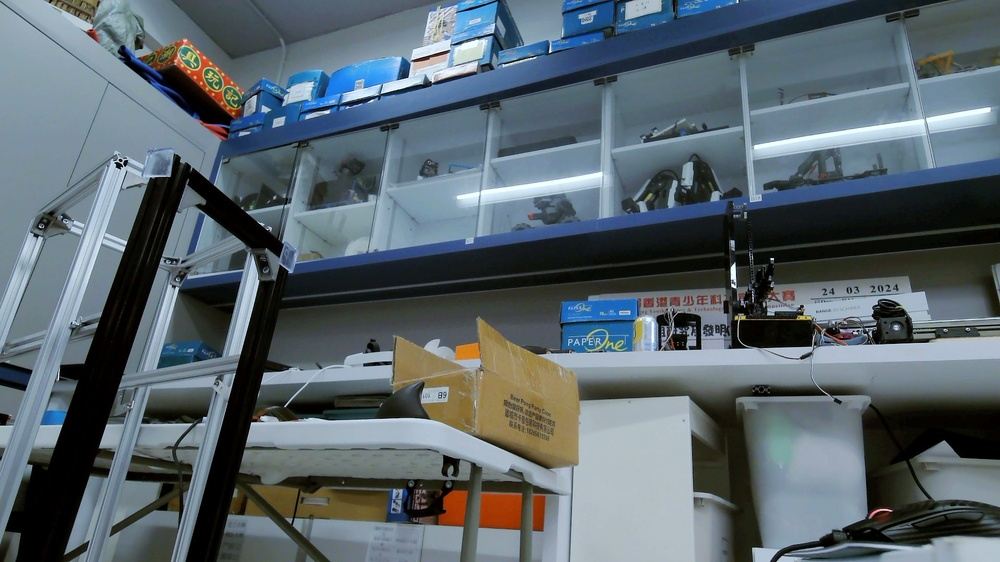
#> input picture test/dataset/backgorund/captured_1746079330.1285791.jpg, 1000 x 562 px, shrunk from 1920 x 1080 before the run
$ python -i motion.py   (imports and definitions only)
#> lines starting #> are read from the running program, lines starting #| are printed output that depends on the picture; after the words box and inside, x2 and y2 are one past the last pixel; in counts of white or black regions, pixels touching at a corner belong together
#> further down, picture is the input picture: shape (562, 1000, 3); mean B, G, R 108.3, 101.1, 88.9
import cv2
import numpy as np

def merge_rectangles(rects, merge_threshold=50):
    """
    Merges overlapping or nearby rectangles.

    Parameters:
        rects (list of tuples): List of rectangles, each defined by (x, y, w, h).
        merge_threshold (int): Distance threshold to merge nearby rectangles.

    Returns:
        merged_rects (list of tuples): List of merged rectangles as (x, y, w, h).
    """
    if not rects:
        return []

    rects = np.array(rects)
    merged = []
    while len(rects) > 0:
        # Take the first rectangle and compare with others
        current = rects[0]
        rest = rects[1:]

        # Compute the center of the current rectangle
        current_center = np.array([current[0] + current[2]/2, current[1] + current[3]/2])

        to_merge = []
        indices_to_keep = []
        for i, rect in enumerate(rest):
            rect_center = np.array([rect[0] + rect[2]/2, rect[1] + rect[3]/2])
            distance = np.linalg.norm(current_center - rect_center)
            if distance < merge_threshold:
                to_merge.append(rect)
            else:
                indices_to_keep.append(i)

        # Merge current rectangle with the ones in to_merge
        if to_merge:
            all_rects = np.vstack([current, to_merge])
        else:
            all_rects = current.reshape(1, 4)

        # Compute the bounding rectangle for all merged rectangles
        x_min = np.min(all_rects[:, 0])
        y_min = np.min(all_rects[:, 1])
        x_max = np.max(all_rects[:, 0] + all_rects[:, 2])
        y_max = np.max(all_rects[:, 1] + all_rects[:, 3])
        merged_rect = (int(x_min), int(y_min), int(x_max - x_min), int(y_max - y_min))
        merged.append(merged_rect)

        # Update the rects array
        rects = rest[indices_to_keep]

    return merged

def find_motion(image):
    """
    Detects motion in the given image and returns bounding boxes around moving objects.

    Parameters:
        image (numpy.ndarray): The input image/frame in BGR format.

    Returns:
        List of tuples: Each tuple contains (x1, y1, x2, y2) coordinates of the bounding box.
    """
    # Initialize background subtractor and kernel as function attributes
    if not hasattr(find_motion, "bg_subtractor"):
        find_motion.bg_subtractor = cv2.createBackgroundSubtractorMOG2(history=200, varThreshold=18)

    if not hasattr(find_motion, "kernel"):
        find_motion.kernel = np.ones((7, 7), np.uint8)

    # Define thresholds
    MIN_CONTOUR_AREA = 500
    MIN_RECT_WIDTH = 50
    MIN_RECT_HEIGHT = 50
    MERGE_THRESHOLD = 70  # Adjust based on your use case

    # Convert frame to grayscale
    gray = cv2.cvtColor(image, cv2.COLOR_BGR2GRAY)
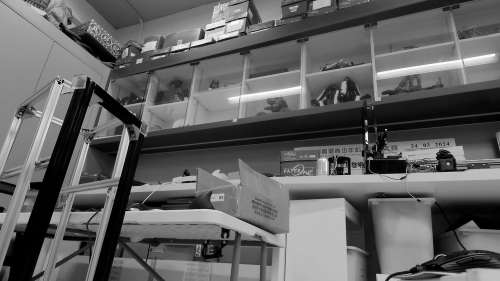
#> gray: shape (562, 1000) (shown at 1/2 size); min 0, max 253, mean 98.3

    # Apply Gaussian Blur
    gray_blur = cv2.GaussianBlur(gray, (7, 7), 3)
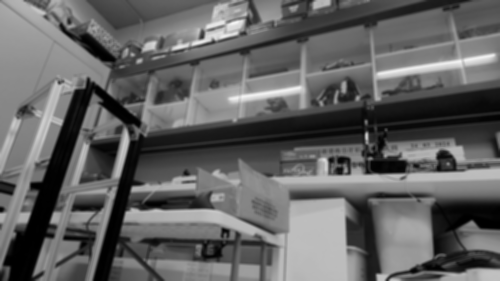
#> gray_blur: shape (562, 1000) (shown at 1/2 size); min 0, max 246, mean 98.3

    # Apply background subtraction
    fg_mask = find_motion.bg_subtractor.apply(gray_blur)
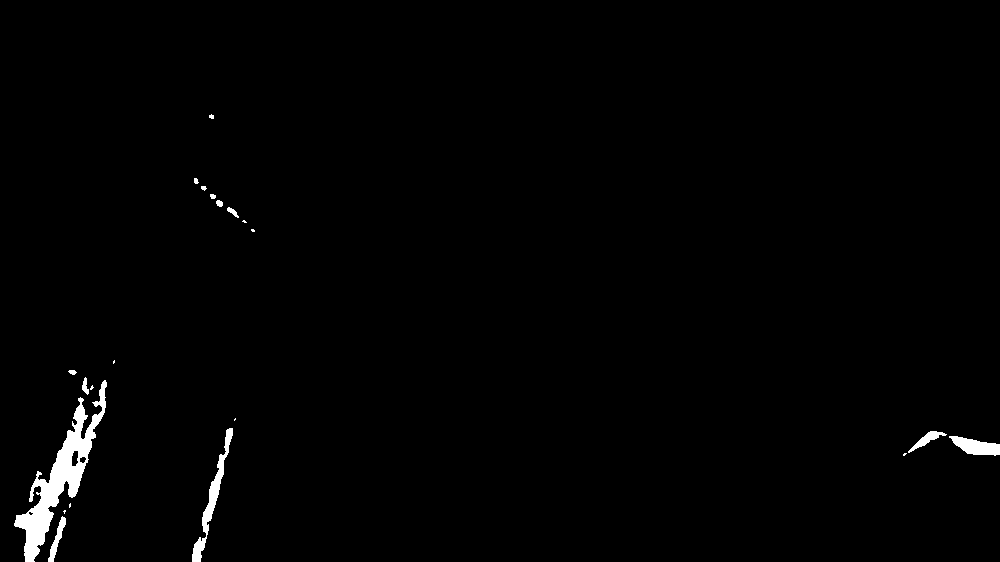
#> fg_mask: shape (562, 1000); values 127 (black) and 255 (white), 1.2% white; 21 white regions (9 under 20 px), largest, box (x1, y1, x2, y2) and area: (14, 380, 107, 562) 4063, (192, 428, 233, 562) 987, (949, 436, 1000, 456) 604

    # Morphological operations
    eroded = cv2.erode(fg_mask, find_motion.kernel, iterations=1)
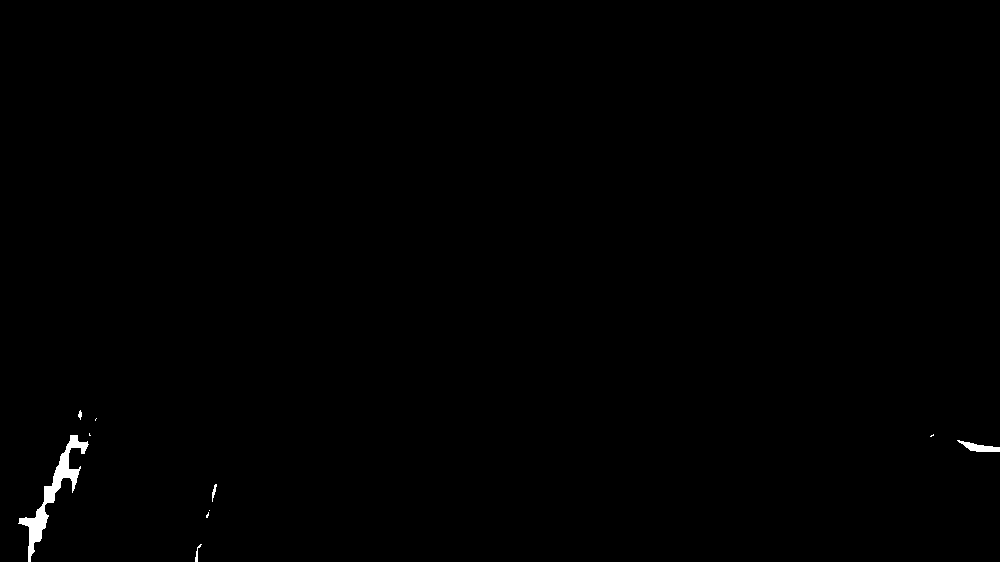
#> eroded: shape (562, 1000); values 127 (black) and 255 (white), 0.35% white; 10 white regions (5 under 20 px), largest, box (x1, y1, x2, y2) and area: (18, 435, 89, 562) 1610, (957, 440, 1000, 452) 246, (212, 484, 217, 502) 40, (195, 544, 202, 562) 40, (78, 410, 82, 420) 25
    eroded_blur = cv2.GaussianBlur(eroded, (5, 5), 3)
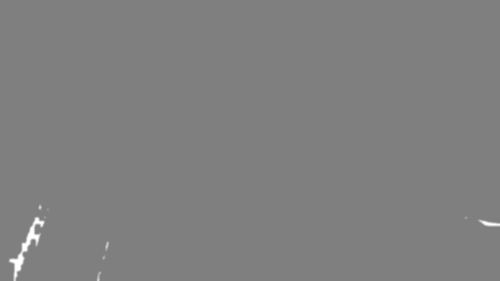
#> eroded_blur: shape (562, 1000) (shown at 1/2 size); min 127, max 255, mean 127.5
    dilated = cv2.dilate(eroded_blur, find_motion.kernel, iterations=15)
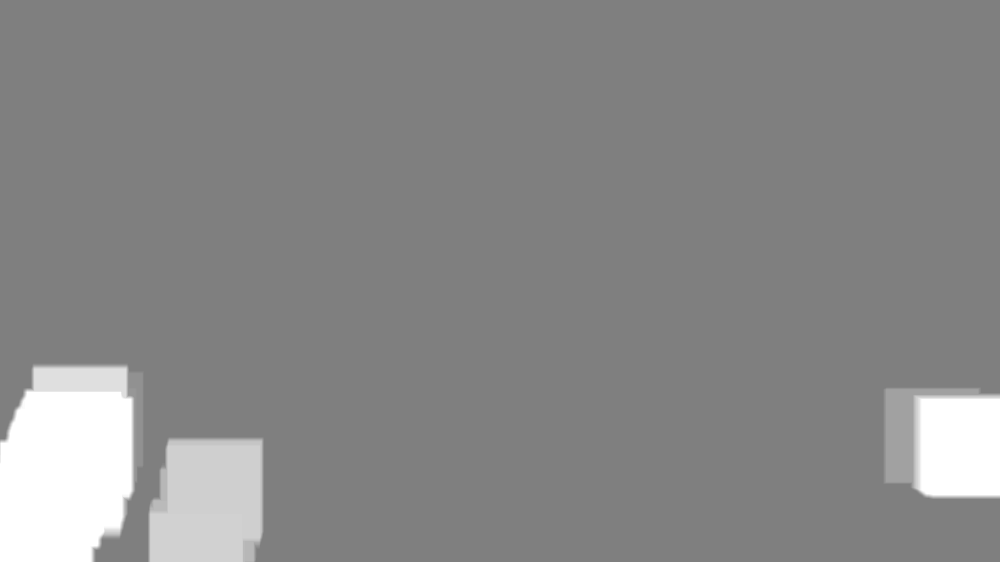
#> dilated: shape (562, 1000); min 127, max 255, mean 136

    # Threshold to get binary image
    _, filtered = cv2.threshold(dilated, 50, 255, cv2.THRESH_BINARY)
#> filtered: shape (562, 1000); every value is 255

    # Find contours in the filtered image
    contours, _ = cv2.findContours(filtered, cv2.RETR_EXTERNAL, cv2.CHAIN_APPROX_SIMPLE)
#> contours = [[[0, 0], [0, 561], [999, 561], [999, 0]]]

    # List to hold bounding rectangles
    bounding_rects = []

    # Iterate over contours and collect bounding rectangles
    for contour in contours:
        if cv2.contourArea(contour) < MIN_CONTOUR_AREA:
            continue  # Skip small contours that may be noise

        # Get bounding rectangle coordinates
        x, y, w, h = cv2.boundingRect(contour)
        bounding_rects.append((x, y, w, h))
#> this loop made 1 pass
#> (contour, x, y, w, h) on pass 1: ([[0, 0], [0, 561], [999, 561], [999, 0]], 0, 0, 1000, 562)
#> after the loop, bounding_rects = [(0, 0, 1000, 562)]

    # Merge overlapping or nearby rectangles
    merged_rects = merge_rectangles(bounding_rects, merge_threshold=MERGE_THRESHOLD)
#> in merge_rectangles, `rects = np.array(rects)`: rects = [[0, 0, 1000, 562]]
#> the loop in merge_rectangles, `while len(rects) > 0:` made 1 pass
#> (current_center, x_min, y_min, x_max, y_max) on pass 1: ([500, 281], 0, 0, 1000, 562)
#> after the loop in merge_rectangles, `while len(rects) > 0:`: merged = [(0, 0, 1000, 562)]
#> merged_rects = [(0, 0, 1000, 562)]

    # Further filter merged rectangles based on size
    significant_rects = []
    for rect in merged_rects:
        x, y, w, h = rect
        if w >= MIN_RECT_WIDTH and h >= MIN_RECT_HEIGHT:
            significant_rects.append((x, y, x + w, y + h))  # Convert to (x1, y1, x2, y2)
#> this loop made 1 pass
#> after the loop, significant_rects = [(0, 0, 1000, 562)]

    return significant_rects

>>> import cv2
>>> picture = cv2.imread('dataset/backgorund/captured_1746079330.1285791.jpg')
>>> result = find_motion(picture)
#> result = [(0, 0, 1000, 562)]

$ run again, on test/dataset/backgorund/captured_1746079334.7200341.jpg
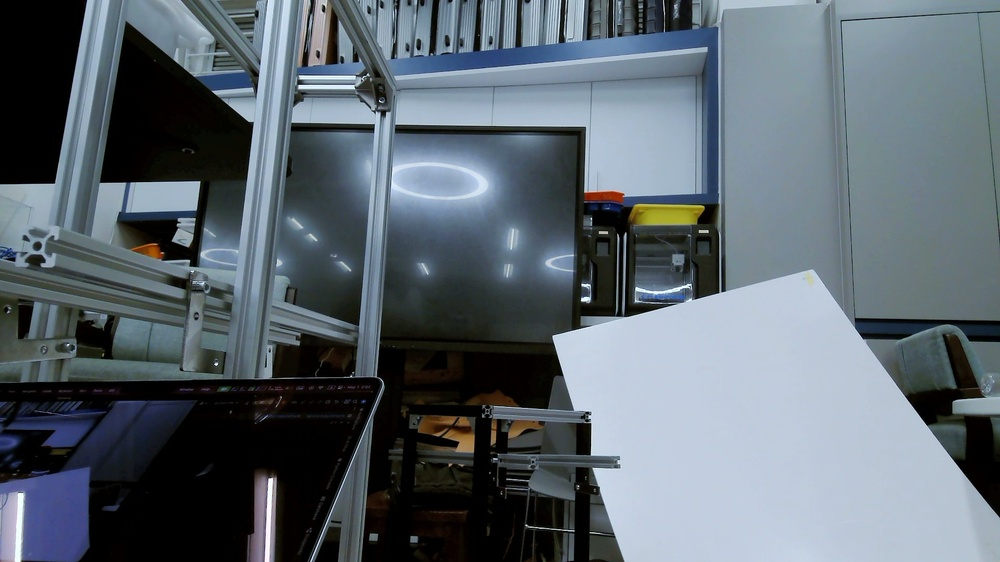
#> input picture test/dataset/backgorund/captured_1746079334.7200341.jpg, 1000 x 562 px, shrunk from 1920 x 1080 before the run
#> picture is the input picture: shape (562, 1000, 3); mean B, G, R 111.2, 102.9, 92.5
#> in find_motion, `fg_mask = find_motion.bg_subtractor.apply(gray_blur)`:
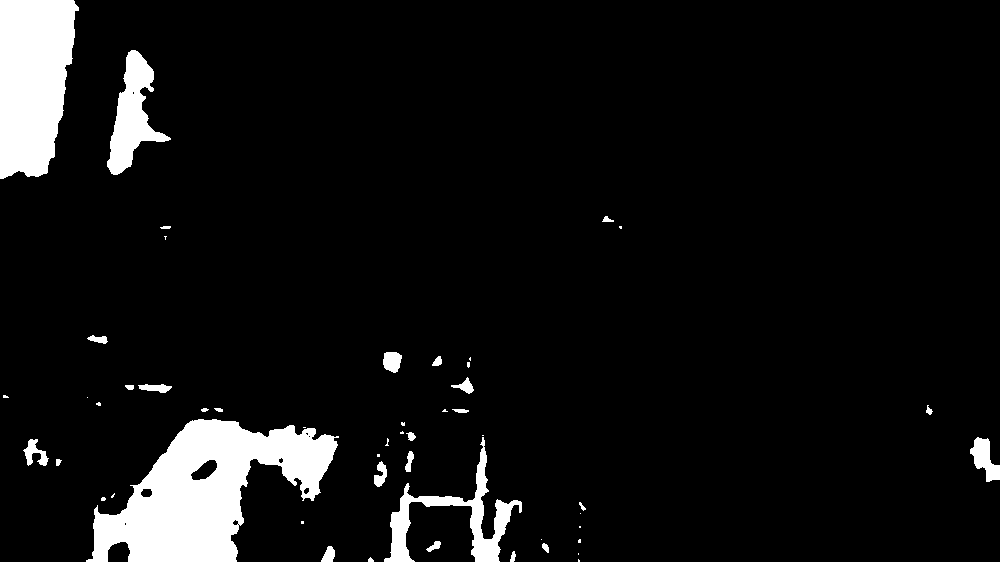
#> fg_mask: shape (562, 1000); values 127 (black) and 255 (white), 7.1% white; 51 white regions (23 under 20 px), largest, box (x1, y1, x2, y2) and area: (86, 419, 339, 562) 18551, (0, 0, 79, 179) 11353, (384, 437, 522, 562) 3671
#> eroded: shape (562, 1000); values 127 (black) and 255 (white), 5.3% white; 19 white regions (7 under 20 px), largest, box (x1, y1, x2, y2) and area: (96, 423, 334, 562) 15103, (0, 0, 73, 176) 10510, (111, 54, 162, 171) 2082
#> in find_motion, `dilated = cv2.dilate(eroded_blur, find_motion.kernel, iterations=15)`:
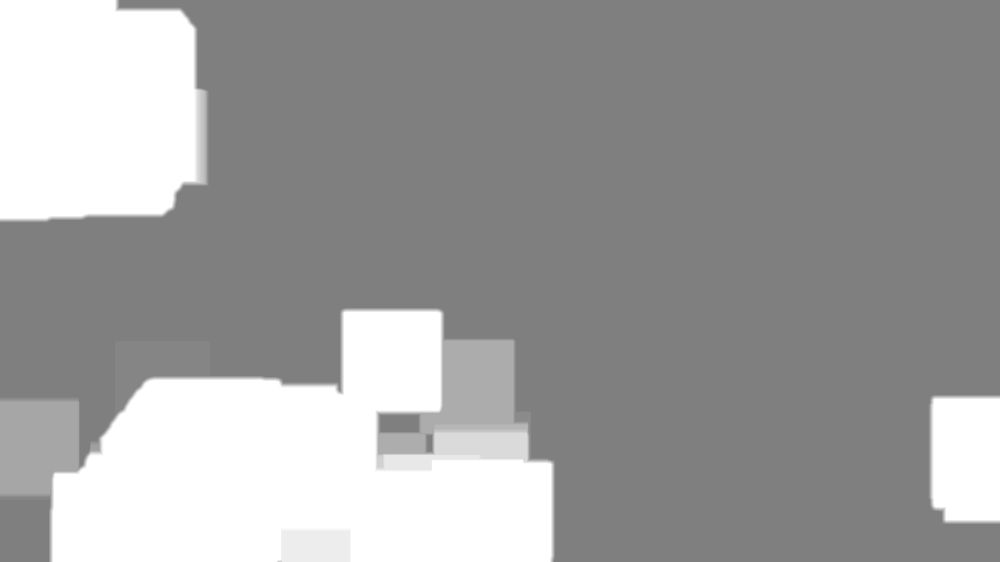
#> dilated: shape (562, 1000); min 127, max 255, mean 158.4
#> filtered: shape (562, 1000); every value is 255
#> contours = [[[0, 0], [0, 561], [999, 561], [999, 0]]]
#> the loop in find_motion, `for contour in contours:` made 1 pass
#> (contour, x, y, w, h) on pass 1: ([[0, 0], [0, 561], [999, 561], [999, 0]], 0, 0, 1000, 562)
#> after the loop in find_motion, `for contour in contours:`: bounding_rects = [(0, 0, 1000, 562)]
#> rects = [[0, 0, 1000, 562]]
#> the loop in merge_rectangles, `while len(rects) > 0:` made 1 pass
#> (current_center, x_min, y_min, x_max, y_max) on pass 1: ([500, 281], 0, 0, 1000, 562)
#> after the loop in merge_rectangles, `while len(rects) > 0:`: merged = [(0, 0, 1000, 562)]
#> the loop in find_motion, `for rect in merged_rects:` made 1 pass

$ run again, on test/dataset/backgorund/captured_1746079340.00278.jpg
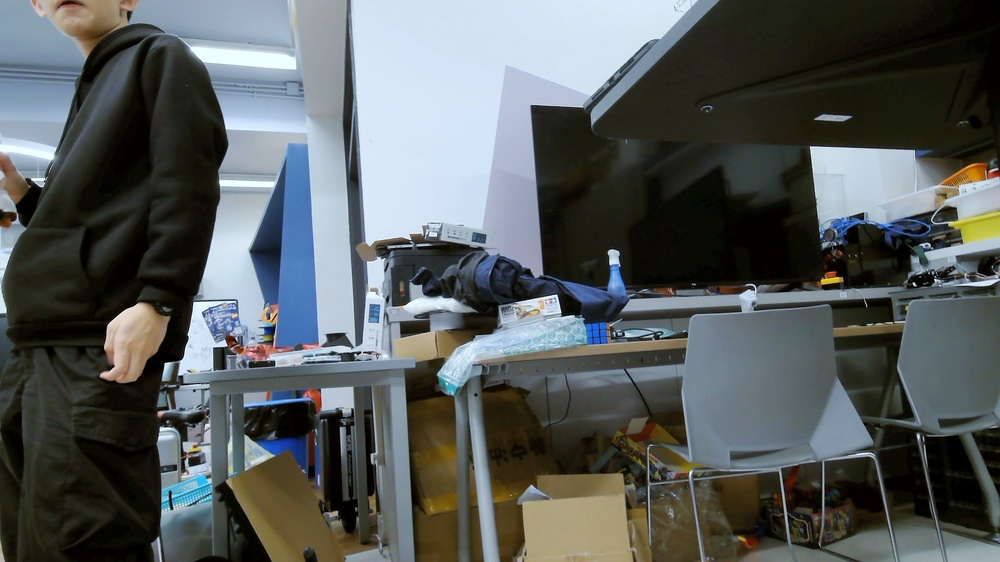
#> input picture test/dataset/backgorund/captured_1746079340.00278.jpg, 1000 x 562 px, shrunk from 1920 x 1080 before the run
#> picture is the input picture: shape (562, 1000, 3); mean B, G, R 92.6, 92.8, 87.9
#> in find_motion, `fg_mask = find_motion.bg_subtractor.apply(gray_blur)`:
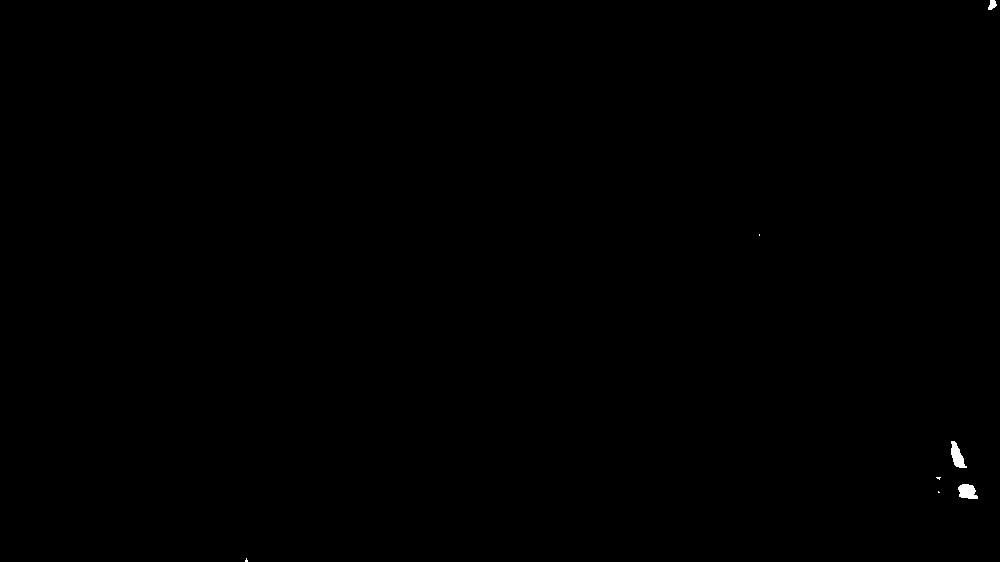
#> fg_mask: shape (562, 1000); values 127 (black) and 255 (white), 0.1% white; 7 white regions (4 under 20 px), largest, box (x1, y1, x2, y2) and area: (951, 441, 967, 468) 237, (958, 484, 978, 499) 228, (988, 0, 997, 10) 61
#> eroded: shape (562, 1000); values 127 (black) and 255 (white), 0.02% white; 2 white regions, box (x1, y1, x2, y2) and area: (963, 487, 971, 495) 55, (954, 451, 961, 464) 31
#> in find_motion, `dilated = cv2.dilate(eroded_blur, find_motion.kernel, iterations=15)`:
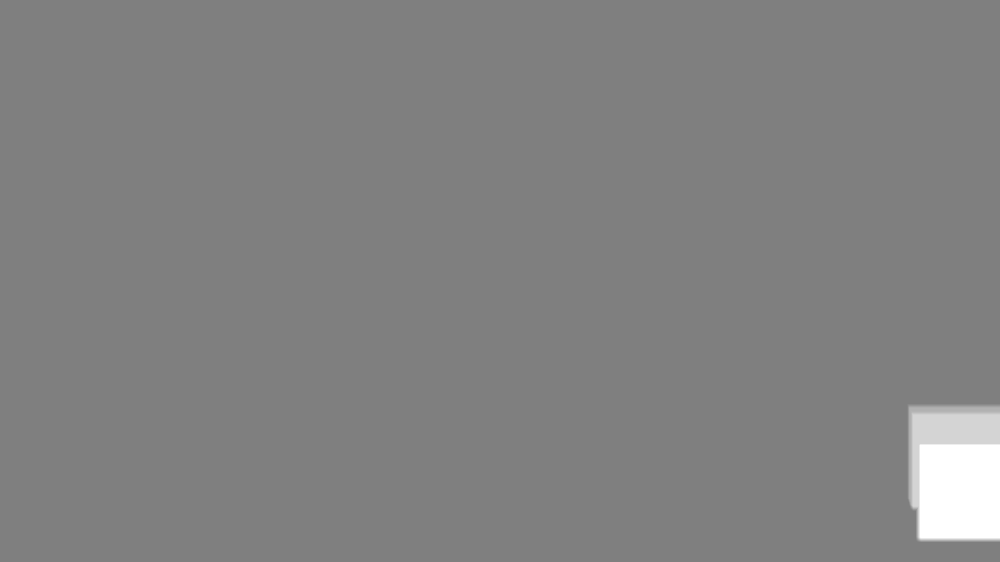
#> dilated: shape (562, 1000); min 127, max 255, mean 129.3
#> filtered: shape (562, 1000); every value is 255
#> contours = [[[0, 0], [0, 561], [999, 561], [999, 0]]]
#> the loop in find_motion, `for contour in contours:` made 1 pass
#> (contour, x, y, w, h) on pass 1: ([[0, 0], [0, 561], [999, 561], [999, 0]], 0, 0, 1000, 562)
#> after the loop in find_motion, `for contour in contours:`: bounding_rects = [(0, 0, 1000, 562)]
#> rects = [[0, 0, 1000, 562]]
#> the loop in merge_rectangles, `while len(rects) > 0:` made 1 pass
#> (current_center, x_min, y_min, x_max, y_max) on pass 1: ([500, 281], 0, 0, 1000, 562)
#> after the loop in merge_rectangles, `while len(rects) > 0:`: merged = [(0, 0, 1000, 562)]
#> the loop in find_motion, `for rect in merged_rects:` made 1 pass
